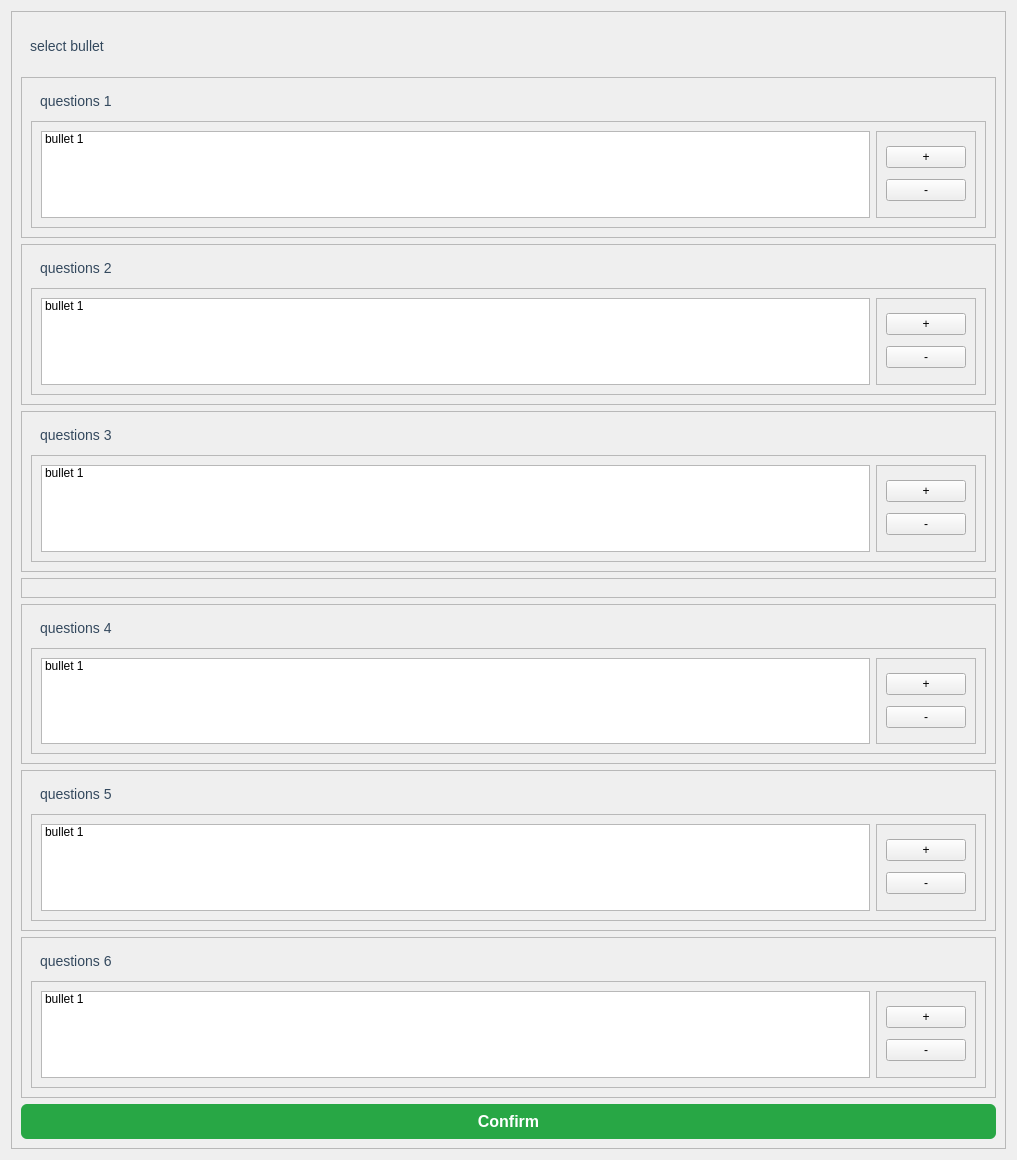
<?xml version="1.0" encoding="UTF-8"?>
<ui version="4.0">
 <class>Form</class>
 <widget class="QWidget" name="Form">
  <property name="geometry">
   <rect>
    <x>0</x>
    <y>0</y>
    <width>1017</width>
    <height>1160</height>
   </rect>
  </property>
  <property name="windowTitle">
   <string>Form</string>
  </property>
  <property name="styleSheet">
   <string notr="true">/* Modern Light Theme */

/* Style for QCheckBox */
QCheckBox {
    font-size: 14px;
    color: #2C3E50; /* Slightly darker text for better readability */
    padding: 6px;
}

QCheckBox::indicator {
    width: 20px;
    height: 20px;
    border-radius: 4px;
    border: 1px solid #BDC3C7; /* Light gray border */
    background-color: #ECF0F1; /* Light background color */
}

QCheckBox::indicator:unchecked:hover {
    background-color: #D5DBDB; /* Slightly darker on hover */
}

QCheckBox::indicator:checked {
    background-color: #3498DB; /* Blue color when checked */
    border: none;
}

/* Style for QTabWidget */
QTabWidget::pane {
    border: 1px solid #D6DBDF; /* Light border around the tab content */
    background-color: #FAFAFA; /* Light background */
}

QTabBar::tab {
    background: #F2F3F4; /* Light gray background for tabs */
    border: 1px solid #D6DBDF;
    padding: 8px 20px;
    margin-right: 3px;
    font-size: 14px;
    color: #2C3E50; /* Darker text color for better contrast */
    border-top-left-radius: 6px;
    border-top-right-radius: 6px;
}

QTabBar::tab:selected {
    background: #FFFFFF; /* White background for the selected tab */
    color: #1A5276; /* Darker blue for selected tab text */
    border-bottom-color: transparent; /* Removes the bottom border of the selected tab */
}

QTabBar::tab:hover {
    background: #E5E8E8; /* Light gray on hover */
}

/* Style for QLabel */
QLabel {
    font-size: 14px;

    color: #34495E; /* Darker text color */
    padding: 6px;
    /* background-color: #FFFFFF; /* White background for a clean look */
	background-color: None; 
}

QLabel#title {
    font-size: 18px;
    font-weight: bold;
    color: #1C2833; /* Darker, bold title */
    padding: 12px 0;
    background-color: #F7F9F9; /* Slightly off-white background for the title */
}
/* Modern Green Confirm Button */

QPushButton#confirm_btn {
    background-color: #28A745; /* Modern green color */
    color: #FFFFFF; /* White text */
    font-size: 16px;
    padding: 8px 16px;
    border: none;
    border-radius: 6px; /* Rounded corners for a modern look */
    font-weight: bold;
}

QPushButton#confirm_btn:hover {
    background-color: #218838; /* Darker green on hover */
}

QPushButton#confirm_btn:pressed {
    background-color: #1E7E34; /* Even darker green when pressed */
    padding-top: 10px; /* Slightly shifts down when pressed for a tactile effect */
    padding-bottom: 6px; /* Compensates for the shift */
}

QPushButton#confirm_btn:disabled {
    background-color: #A9DFBF; /* Light green when disabled */
    color: #E9ECEF; /* Light gray text */
    border: 1px solid #C3E6CB; /* Light green border when disabled */
}

/* -------------------------------- */
/* Add Button */
QPushButton#add_btn {
    background-color: #28A745; /* Modern green color for add */
    color: #FFFFFF; /* White text */
    font-size: 16px;
    padding: 8px 16px;
    border: none;
    border-radius: 6px; /* Rounded corners */
    font-weight: bold;
}

QPushButton#add_btn:hover {
    background-color: #218838; /* Darker green on hover */
}

QPushButton#add_btn:pressed {
    background-color: #1E7E34; /* Even darker green when pressed */
    padding-top: 10px; /* Simulates button press effect */
    padding-bottom: 6px;
}

QPushButton#add_btn:disabled {
    background-color: #A9DFBF; /* Light green when disabled */
    color: #E9ECEF; /* Light gray text */
    border: 1px solid #C3E6CB; /* Light green border when disabled */
}

/* Remove Button */
QPushButton#remove_btn {
    background-color: #DC3545; /* Modern red color for remove */
    color: #FFFFFF; /* White text */
    font-size: 16px;
    padding: 8px 16px;
    border: none;
    border-radius: 6px; /* Rounded corners */
    font-weight: bold;
}

QPushButton#remove_btn:hover {
    background-color: #C82333; /* Darker red on hover */
}

QPushButton#remove_btn:pressed {
    background-color: #A71D2A; /* Even darker red when pressed */
    padding-top: 10px; /* Simulates button press effect */
    padding-bottom: 6px;
}

QPushButton#remove_btn:disabled {
    background-color: #F5B7B1; /* Light red when disabled */
    color: #F8F9FA; /* Light gray text */
    border: 1px solid #E6B0AA; /* Light red border when disabled */
}
</string>
  </property>
  <layout class="QVBoxLayout" name="verticalLayout_38">
   <item>
    <widget class="QFrame" name="frame">
     <property name="frameShape">
      <enum>QFrame::Shape::StyledPanel</enum>
     </property>
     <property name="frameShadow">
      <enum>QFrame::Shadow::Raised</enum>
     </property>
     <layout class="QVBoxLayout" name="verticalLayout_33">
      <item>
       <widget class="QLabel" name="instruciton">
        <property name="sizePolicy">
         <sizepolicy hsizetype="Preferred" vsizetype="Maximum">
          <horstretch>0</horstretch>
          <verstretch>0</verstretch>
         </sizepolicy>
        </property>
        <property name="minimumSize">
         <size>
          <width>0</width>
          <height>50</height>
         </size>
        </property>
        <property name="baseSize">
         <size>
          <width>0</width>
          <height>100</height>
         </size>
        </property>
        <property name="text">
         <string>select bullet</string>
        </property>
       </widget>
      </item>
      <item>
       <widget class="QFrame" name="question_frame_1">
        <property name="frameShape">
         <enum>QFrame::Shape::StyledPanel</enum>
        </property>
        <property name="frameShadow">
         <enum>QFrame::Shadow::Raised</enum>
        </property>
        <layout class="QVBoxLayout" name="verticalLayout_8">
         <item>
          <widget class="QLabel" name="q_title_1">
           <property name="text">
            <string>questions 1 </string>
           </property>
          </widget>
         </item>
         <item>
          <widget class="QFrame" name="frame_1_1">
           <property name="frameShape">
            <enum>QFrame::Shape::StyledPanel</enum>
           </property>
           <property name="frameShadow">
            <enum>QFrame::Shadow::Raised</enum>
           </property>
           <layout class="QHBoxLayout" name="horizontalLayout">
            <item>
             <widget class="QListWidget" name="q_bullets_1">
              <item>
               <property name="text">
                <string>bullet 1 </string>
               </property>
              </item>
             </widget>
            </item>
            <item>
             <widget class="QFrame" name="frame_1_2">
              <property name="frameShape">
               <enum>QFrame::Shape::StyledPanel</enum>
              </property>
              <property name="frameShadow">
               <enum>QFrame::Shadow::Raised</enum>
              </property>
              <layout class="QVBoxLayout" name="verticalLayout">
               <item>
                <widget class="QPushButton" name="add_btn_1">
                 <property name="text">
                  <string>+</string>
                 </property>
                </widget>
               </item>
               <item>
                <widget class="QPushButton" name="remove_btn_1">
                 <property name="text">
                  <string>-</string>
                 </property>
                </widget>
               </item>
              </layout>
             </widget>
            </item>
           </layout>
          </widget>
         </item>
        </layout>
       </widget>
      </item>
      <item>
       <widget class="QFrame" name="question_frame_2">
        <property name="frameShape">
         <enum>QFrame::Shape::StyledPanel</enum>
        </property>
        <property name="frameShadow">
         <enum>QFrame::Shadow::Raised</enum>
        </property>
        <layout class="QVBoxLayout" name="verticalLayout_9">
         <item>
          <widget class="QLabel" name="q_title_2">
           <property name="text">
            <string>questions 2</string>
           </property>
          </widget>
         </item>
         <item>
          <widget class="QFrame" name="frame_2_1">
           <property name="frameShape">
            <enum>QFrame::Shape::StyledPanel</enum>
           </property>
           <property name="frameShadow">
            <enum>QFrame::Shadow::Raised</enum>
           </property>
           <layout class="QHBoxLayout" name="horizontalLayout_4">
            <item>
             <widget class="QListWidget" name="q_bullets_2">
              <item>
               <property name="text">
                <string>bullet 1 </string>
               </property>
              </item>
             </widget>
            </item>
            <item>
             <widget class="QFrame" name="frame_2_2">
              <property name="frameShape">
               <enum>QFrame::Shape::StyledPanel</enum>
              </property>
              <property name="frameShadow">
               <enum>QFrame::Shadow::Raised</enum>
              </property>
              <layout class="QVBoxLayout" name="verticalLayout_2">
               <item>
                <widget class="QPushButton" name="add_btn_2">
                 <property name="text">
                  <string>+</string>
                 </property>
                </widget>
               </item>
               <item>
                <widget class="QPushButton" name="remove_btn_2">
                 <property name="text">
                  <string>-</string>
                 </property>
                </widget>
               </item>
              </layout>
             </widget>
            </item>
           </layout>
          </widget>
         </item>
        </layout>
       </widget>
      </item>
      <item>
       <spacer name="verticalSpacer">
        <property name="orientation">
         <enum>Qt::Orientation::Vertical</enum>
        </property>
        <property name="sizeHint" stdset="0">
         <size>
          <width>20</width>
          <height>40</height>
         </size>
        </property>
       </spacer>
      </item>
      <item>
       <widget class="QFrame" name="question_frame_3">
        <property name="frameShape">
         <enum>QFrame::Shape::StyledPanel</enum>
        </property>
        <property name="frameShadow">
         <enum>QFrame::Shadow::Raised</enum>
        </property>
        <layout class="QVBoxLayout" name="verticalLayout_25">
         <item>
          <widget class="QLabel" name="q_title_3">
           <property name="text">
            <string>questions 3</string>
           </property>
          </widget>
         </item>
         <item>
          <widget class="QFrame" name="frame_3_1">
           <property name="frameShape">
            <enum>QFrame::Shape::StyledPanel</enum>
           </property>
           <property name="frameShadow">
            <enum>QFrame::Shadow::Raised</enum>
           </property>
           <layout class="QHBoxLayout" name="horizontalLayout_23">
            <item>
             <widget class="QListWidget" name="q_bullets_3">
              <item>
               <property name="text">
                <string>bullet 1 </string>
               </property>
              </item>
             </widget>
            </item>
            <item>
             <widget class="QFrame" name="frame_3_2">
              <property name="frameShape">
               <enum>QFrame::Shape::StyledPanel</enum>
              </property>
              <property name="frameShadow">
               <enum>QFrame::Shadow::Raised</enum>
              </property>
              <layout class="QVBoxLayout" name="verticalLayout_30">
               <item>
                <widget class="QPushButton" name="add_btn_3">
                 <property name="text">
                  <string>+</string>
                 </property>
                </widget>
               </item>
               <item>
                <widget class="QPushButton" name="remove_btn_3">
                 <property name="text">
                  <string>-</string>
                 </property>
                </widget>
               </item>
              </layout>
             </widget>
            </item>
           </layout>
          </widget>
         </item>
        </layout>
       </widget>
      </item>
      <item>
       <widget class="QFrame" name="frame_3">
        <property name="frameShape">
         <enum>QFrame::Shape::StyledPanel</enum>
        </property>
        <property name="frameShadow">
         <enum>QFrame::Shadow::Raised</enum>
        </property>
        <layout class="QHBoxLayout" name="horizontalLayout_3"/>
       </widget>
      </item>
      <item>
       <widget class="QFrame" name="question_frame_4">
        <property name="frameShape">
         <enum>QFrame::Shape::StyledPanel</enum>
        </property>
        <property name="frameShadow">
         <enum>QFrame::Shadow::Raised</enum>
        </property>
        <layout class="QVBoxLayout" name="verticalLayout_31">
         <item>
          <widget class="QLabel" name="q_title_4">
           <property name="text">
            <string>questions 4</string>
           </property>
          </widget>
         </item>
         <item>
          <widget class="QFrame" name="frame_4_1">
           <property name="frameShape">
            <enum>QFrame::Shape::StyledPanel</enum>
           </property>
           <property name="frameShadow">
            <enum>QFrame::Shadow::Raised</enum>
           </property>
           <layout class="QHBoxLayout" name="horizontalLayout_24">
            <item>
             <widget class="QListWidget" name="q_bullets_4">
              <item>
               <property name="text">
                <string>bullet 1 </string>
               </property>
              </item>
             </widget>
            </item>
            <item>
             <widget class="QFrame" name="frame_4_2">
              <property name="frameShape">
               <enum>QFrame::Shape::StyledPanel</enum>
              </property>
              <property name="frameShadow">
               <enum>QFrame::Shadow::Raised</enum>
              </property>
              <layout class="QVBoxLayout" name="verticalLayout_32">
               <item>
                <widget class="QPushButton" name="add_btn_4">
                 <property name="text">
                  <string>+</string>
                 </property>
                </widget>
               </item>
               <item>
                <widget class="QPushButton" name="remove_btn_4">
                 <property name="text">
                  <string>-</string>
                 </property>
                </widget>
               </item>
              </layout>
             </widget>
            </item>
           </layout>
          </widget>
         </item>
        </layout>
       </widget>
      </item>
      <item>
       <widget class="QFrame" name="question_frame_5">
        <property name="frameShape">
         <enum>QFrame::Shape::StyledPanel</enum>
        </property>
        <property name="frameShadow">
         <enum>QFrame::Shadow::Raised</enum>
        </property>
        <layout class="QVBoxLayout" name="verticalLayout_34">
         <item>
          <widget class="QLabel" name="q_title_5">
           <property name="text">
            <string>questions 5</string>
           </property>
          </widget>
         </item>
         <item>
          <widget class="QFrame" name="frame_5_1">
           <property name="frameShape">
            <enum>QFrame::Shape::StyledPanel</enum>
           </property>
           <property name="frameShadow">
            <enum>QFrame::Shadow::Raised</enum>
           </property>
           <layout class="QHBoxLayout" name="horizontalLayout_25">
            <item>
             <widget class="QListWidget" name="q_bullets_5">
              <item>
               <property name="text">
                <string>bullet 1 </string>
               </property>
              </item>
             </widget>
            </item>
            <item>
             <widget class="QFrame" name="frame_5_2">
              <property name="frameShape">
               <enum>QFrame::Shape::StyledPanel</enum>
              </property>
              <property name="frameShadow">
               <enum>QFrame::Shadow::Raised</enum>
              </property>
              <layout class="QVBoxLayout" name="verticalLayout_35">
               <item>
                <widget class="QPushButton" name="add_btn_5">
                 <property name="text">
                  <string>+</string>
                 </property>
                </widget>
               </item>
               <item>
                <widget class="QPushButton" name="remove_btn_5">
                 <property name="text">
                  <string>-</string>
                 </property>
                </widget>
               </item>
              </layout>
             </widget>
            </item>
           </layout>
          </widget>
         </item>
        </layout>
       </widget>
      </item>
      <item>
       <widget class="QFrame" name="question_frame_6">
        <property name="frameShape">
         <enum>QFrame::Shape::StyledPanel</enum>
        </property>
        <property name="frameShadow">
         <enum>QFrame::Shadow::Raised</enum>
        </property>
        <layout class="QVBoxLayout" name="verticalLayout_36">
         <item>
          <widget class="QLabel" name="q_title_6">
           <property name="text">
            <string>questions 6</string>
           </property>
          </widget>
         </item>
         <item>
          <widget class="QFrame" name="frame_6_1">
           <property name="frameShape">
            <enum>QFrame::Shape::StyledPanel</enum>
           </property>
           <property name="frameShadow">
            <enum>QFrame::Shadow::Raised</enum>
           </property>
           <layout class="QHBoxLayout" name="horizontalLayout_26">
            <item>
             <widget class="QListWidget" name="q_bullets_6">
              <item>
               <property name="text">
                <string>bullet 1 </string>
               </property>
              </item>
             </widget>
            </item>
            <item>
             <widget class="QFrame" name="frame_6_2">
              <property name="frameShape">
               <enum>QFrame::Shape::StyledPanel</enum>
              </property>
              <property name="frameShadow">
               <enum>QFrame::Shadow::Raised</enum>
              </property>
              <layout class="QVBoxLayout" name="verticalLayout_37">
               <item>
                <widget class="QPushButton" name="add_btn_6">
                 <property name="text">
                  <string>+</string>
                 </property>
                </widget>
               </item>
               <item>
                <widget class="QPushButton" name="remove_btn_6">
                 <property name="text">
                  <string>-</string>
                 </property>
                </widget>
               </item>
              </layout>
             </widget>
            </item>
           </layout>
          </widget>
         </item>
        </layout>
       </widget>
      </item>
      <item>
       <widget class="QPushButton" name="confirm_btn">
        <property name="text">
         <string>Confirm</string>
        </property>
       </widget>
      </item>
     </layout>
    </widget>
   </item>
  </layout>
 </widget>
 <resources/>
 <connections/>
</ui>
